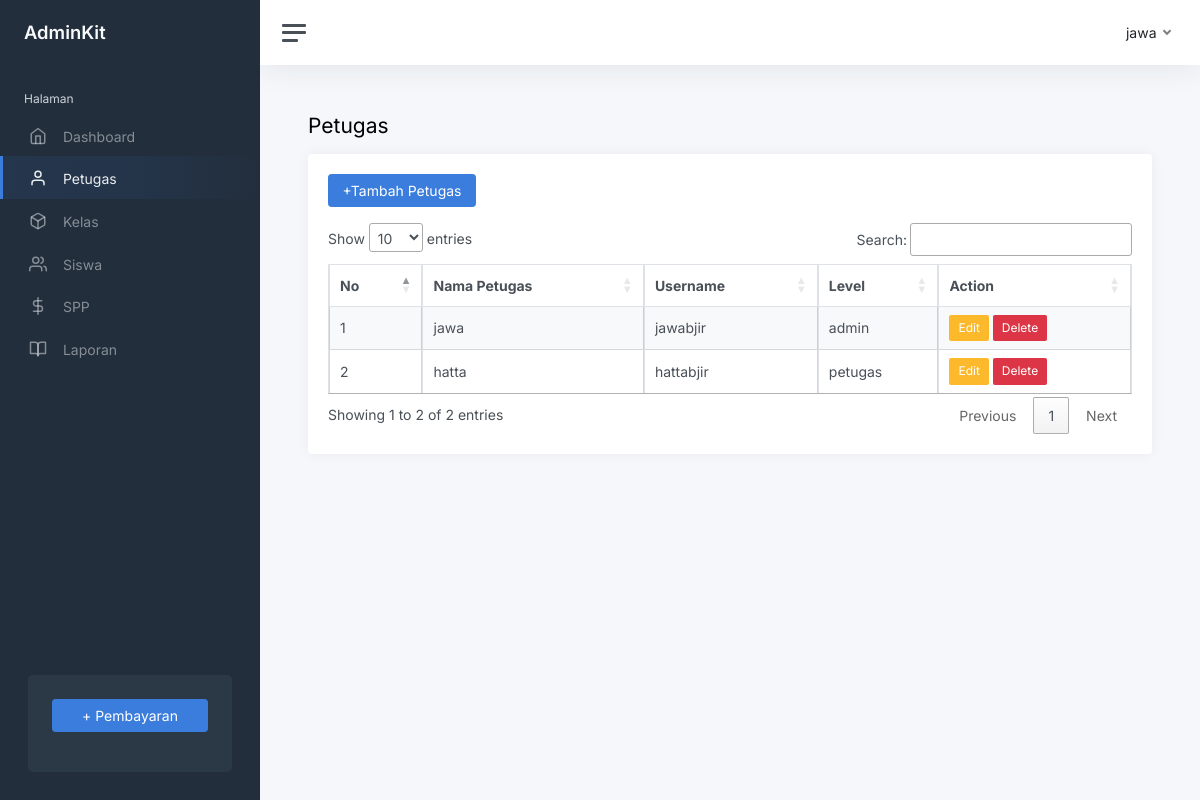
/index.php?page=petugas (signed in), run on the app's committed database.
### tables this page shows
CREATE TABLE `petugas` (
  `id_petugas` int(11) NOT NULL,
  `username` varchar(25) NOT NULL,
  `password` varchar(35) NOT NULL,
  `nama_petugas` varchar(35) NOT NULL,
  `level` enum('admin','petugas') NOT NULL
);

### index.php (the view, shortened to what this page needs)
<!DOCTYPE html>
<html lang="en">
<head>
    <link rel="stylesheet" href="https://cdnjs.cloudflare.com/ajax/libs/twitter-bootstrap/4.5.2/css/bootstrap.min.css" />
        <?php
        $page = isset($_GET['page']) ? $_GET['page'] : 'Dashboard';
        ?>
    <link rel="stylesheet" href="https://cdn.datatables.net/1.13.6/css/jquery.dataTables.min.css">
    <link href="css/app.css" rel="stylesheet">
</head>
<body>
    <div class="wrapper">
        <?php
        if (!empty($_SESSION['user']['level']) && !empty($_SESSION['user']['level'] == 'admin')) {
        ?>
            <nav id="sidebar" class="sidebar js-sidebar">
                <div class="sidebar-content js-simplebar">
                    <a class="sidebar-brand" href="index.php">
                        <span class="align-middle">AdminKit</span>
                    </a>
                    <ul class="sidebar-nav">
                        <li class="sidebar-header">
                            Halaman
                        </li>
                        <li class="sidebar-item <?php echo (empty($_GET['page']) ? 'active' : '') ?>">
                            <a class="sidebar-link" href="index.php">
                                <i class="align-middle" data-feather="home"></i> <span class="align-middle">Dashboard</span>
                            </a>
                        </li>
                        <li class="sidebar-item <?php echo ($page == 'petugas' || $page == 'tambah-petugas' || $page == 'edit-petugas'  ? 'active' : '') ?>">
                            <a class="sidebar-link" href="?page=petugas">
                                <i class="align-middle" data-feather="user"></i> <span class="align-middle">Petugas</span>
                            </a>
                        </li>
                        <li class="sidebar-item <?php echo ($page == 'kelas' || $page == 'tambah-kelas' || $page == 'edit-kelas'  ? 'active' : '') ?>">
                            <a class="sidebar-link" href="?page=kelas">
                                <i class="align-middle" data-feather="box"></i> <span class="align-middle">Kelas</span>
                            </a>
                        </li>
                        <li class="sidebar-item <?php echo ($page == 'siswa' || $page == 'tambah-siswa' || $page == 'edit-siswa'  ? 'active' : '') ?>">
                            <a class="sidebar-link" href="?page=siswa">
                                <i class="align-middle" data-feather="users"></i> <span class="align-middle">Siswa</span>
                            </a>
                        </li>
                        <li class="sidebar-item <?php echo ($page == 'spp' || $page == 'tambah-spp' || $page == 'edit-spp'  ? 'active' : '') ?>">
                            <a class="sidebar-link" href="?page=spp">
                                <i class="align-middle" data-feather="dollar-sign"></i> <span class="align-middle">SPP</span>
                            </a>
                        </li>
                        <li class="sidebar-item <?php echo ($page == 'laporan' || $page == 'tambah-laporan' || $page == 'edit-laporan'  ? 'active' : '') ?>">
                            <a class="sidebar-link" href="?page=laporan">
                                <i class="align-middle" data-feather="book-open"></i> <span class="align-middle">Laporan</span>
                            </a>
                        </li>
                    </ul>
                    <div class="sidebar-cta">
                        <div class="sidebar-cta-content">
                            <div class="d-grid">
                                <button type="button" class="btn btn-primary mb-3" data-bs-toggle="modal" data-bs-target="#tambahpembayaran">
                                    + Pembayaran
                                </button>
                            </div>
                        </div>
                    </div>
                </div>
            </nav>
            <?php
        }
        ?>
        <div class="main">
            <nav class="navbar navbar-expand navbar-light navbar-bg">
                <?php
                if (!empty($_SESSION['user']['level'])) {
                ?>
                    <a class="sidebar-toggle js-sidebar-toggle">
                        <i class="hamburger align-self-center"></i>
                    </a>
                <?php
                }
                ?>
                <div class="navbar-collapse collapse">
                    <ul class="navbar-nav navbar-align">
                        <li class="nav-item dropdown">
                            <a class="nav-link dropdown-toggle d-none d-sm-inline-block" href="#" data-bs-toggle="dropdown">
                                <span class="text-dark">
                                    <?php
                                    if (!empty($_SESSION['user']['level'])) {
                                        echo $_SESSION['user']['nama_petugas'];
                                    } else {
                                        echo $_SESSION['user']['nama'];
                                    }
                                    ?>
                                </span>
                            </a>
                        </li>
                    </ul>
                </div>
            </nav>
            <main class="content">
                <div class="container-fluid p-0">
                    <?php
                    $page = isset($_GET['page']) ? $_GET['page'] : 'home';
                    include $page . '.php';
                    ?>
                </div>
            </main>
        </div>
    </div>
</body>
</html>

### petugas.php (shortened to what this page needs)
<h1 class="h3 mb-3">Petugas</h1>
<div class="row">
    <div class="col-12">
        <div class="card flex-fill">
            <div class="card-body">
                <button type="button" class="btn btn-primary mb-3" data-bs-toggle="modal" data-bs-target="#tambahpetugas">
                    +Tambah Petugas
                </button>
                <table class="table table-bordered table-striped table-hover cell-border" id="petugas">
                    <thead>
                        <tr>
                            <th>No</th>
                            <th>Nama Petugas</th>
                            <th>Username</th>
                            <th>Level</th>
                            <th>Action</th>
                        </tr>
                    </thead>
                    <tbody>
                        <?php
                        $i = 1;
                        $query = mysqli_query($koneksi, "SELECT * FROM petugas");
                        while ($data = mysqli_fetch_array($query)) {
                        ?>
                            <tr>
                                <td><?php echo $i++ ?></td>
                                <td><?php echo $data['nama_petugas'] ?></td>
                                <td><?php echo $data['username'] ?></td>
                                <td><?php echo $data['level'] ?></td>
                                <td>
                                    <button type="button" class="btn btn-warning btn-sm" data-bs-toggle="modal" data-bs-target="#editpetugas<?php echo $data['id_petugas'] ?>">
                                        Edit
                                    </button>
                                    <button type="button" class="btn btn-danger btn-sm" data-bs-toggle="modal" data-bs-target="#hapuspetugas<?php echo $data['id_petugas'] ?>">
                                        Delete
                                    </button>
                                </td>
                            </tr>
                        <?php
                        }
                        ?>
                    </tbody>
                </table>
            </div>
        </div>
    </div>
</div>

### data on the page
petugas: nama_petugas "jawa", username "jawabjir", level "admin"
petugas: nama_petugas "hatta", username "hattabjir", level "petugas"

### other printed values
$_SESSION['user']['nama_petugas'] "jawa"
